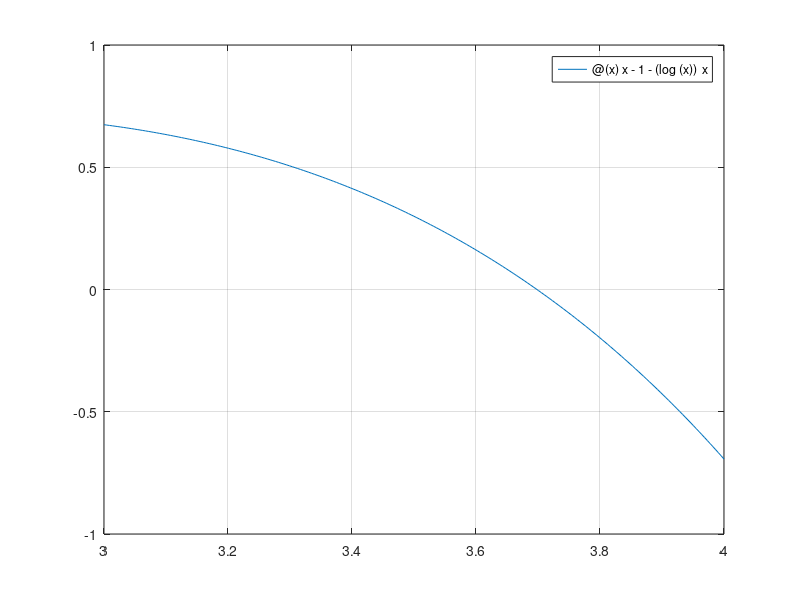

This chart was generated by the following MATLAB code:
%%
%  Chapter 1.1
% 

%% 
% 1.1s


f = @(x) x - 1 - (log(x))^x;
disp(f(3))
disp(f(4))
x = 3:.014;

fplot(f,[3 4])
grid on;